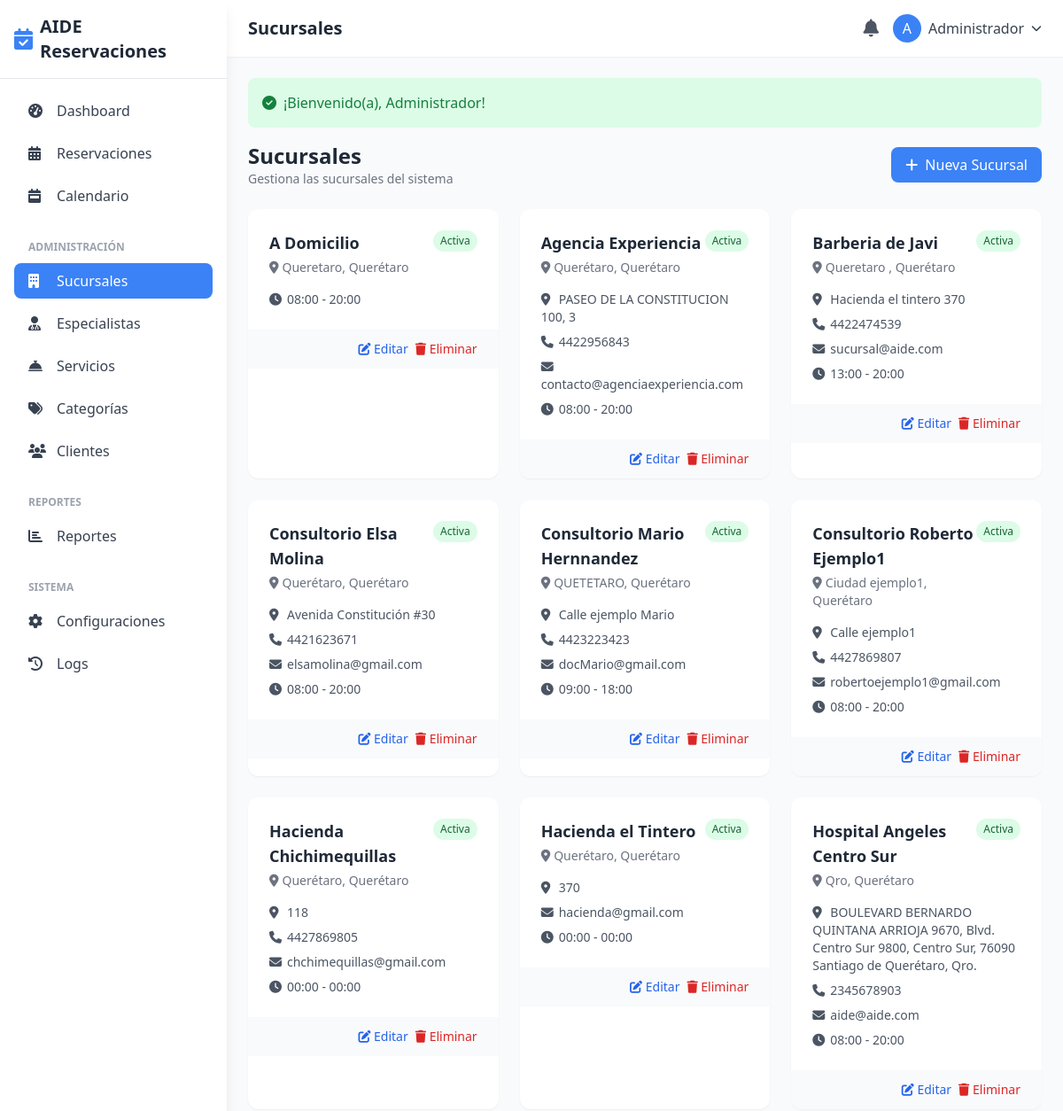
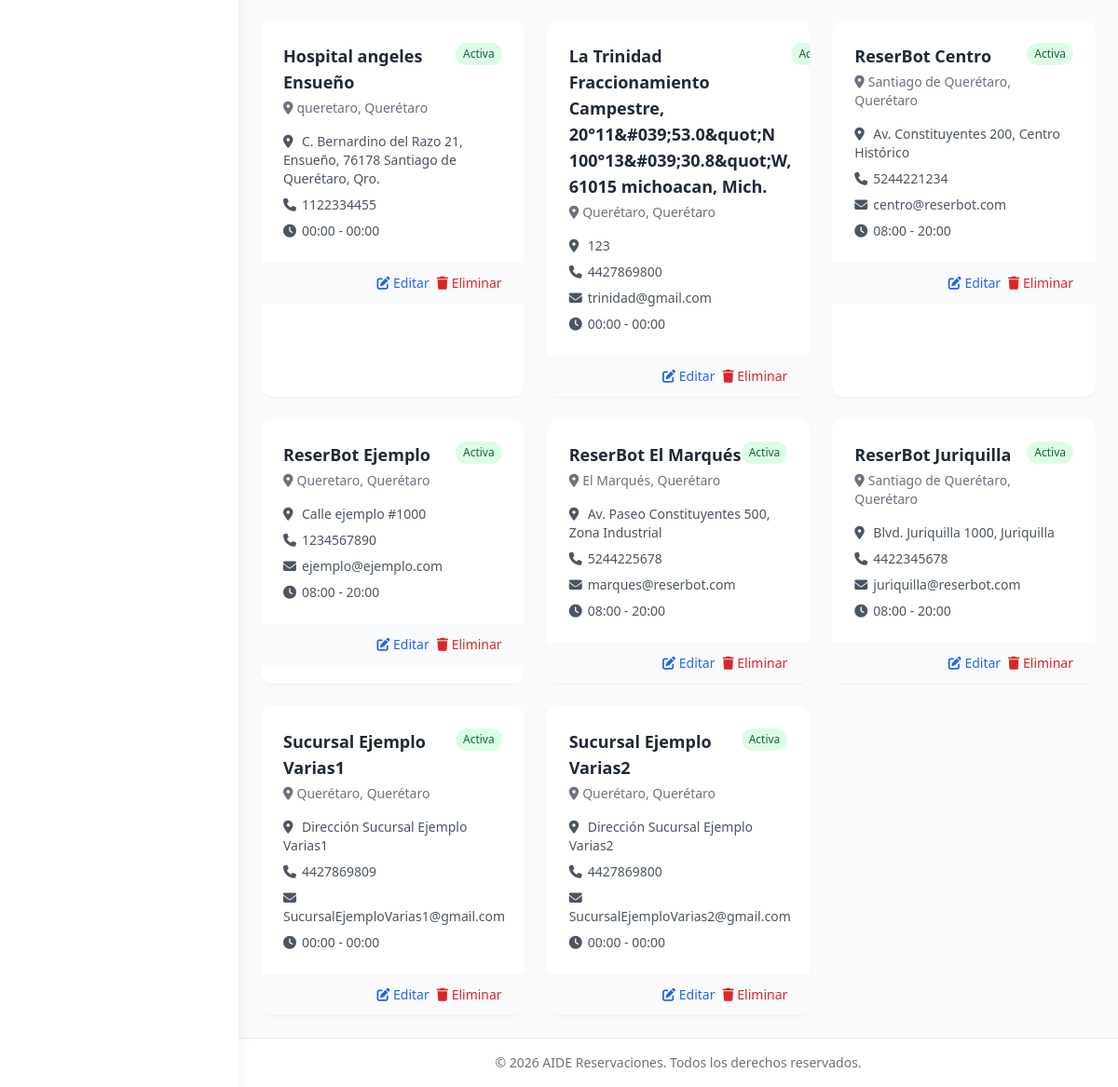
Screenshot of /sucursales (signed in) with the database file from the repository (2 pictures, top to bottom).
### tables this page shows
CREATE TABLE `configuraciones` (
  `id` int(11) NOT NULL,
  `clave` varchar(100) NOT NULL,
  `valor` text,
  `tipo` enum('text','number','boolean','json','color','image') DEFAULT 'text',
  `descripcion` varchar(255) DEFAULT NULL,
  `created_at` timestamp NOT NULL DEFAULT CURRENT_TIMESTAMP,
  `updated_at` timestamp NOT NULL DEFAULT CURRENT_TIMESTAMP ON UPDATE CURRENT_TIMESTAMP
);

CREATE TABLE `sucursales` (
  `id` int(11) NOT NULL,
  `nombre` varchar(150) NOT NULL,
  `direccion` text,
  `ciudad` varchar(100) DEFAULT NULL,
  `estado` varchar(100) DEFAULT NULL,
  `codigo_postal` varchar(10) DEFAULT NULL,
  `telefono` varchar(20) DEFAULT NULL,
  `email` varchar(150) DEFAULT NULL,
  `zona_horaria` varchar(50) DEFAULT 'America/Mexico_City',
  `horario_apertura` time DEFAULT '08:00:00',
  `horario_cierre` time DEFAULT '20:00:00',
  `dias_laborales` varchar(50) DEFAULT '1,2,3,4,5,6' COMMENT 'Días de la semana (1=Lunes, 7=Domingo)',
  `latitud` decimal(10,8) DEFAULT NULL,
  `longitud` decimal(11,8) DEFAULT NULL,
  `imagen` varchar(255) DEFAULT NULL,
  `activo` tinyint(1) DEFAULT '1',
  `created_at` timestamp NOT NULL DEFAULT CURRENT_TIMESTAMP,
  `updated_at` timestamp NOT NULL DEFAULT CURRENT_TIMESTAMP ON UPDATE CURRENT_TIMESTAMP,
  `color` varchar(7) DEFAULT '#3B82F6'
);

### app/controllers/BranchController.php (called while the page is built, shortened)
<?php
require_once __DIR__ . '/BaseController.php';
class BranchController extends BaseController {
    public function index() {
        $user = currentUser();
        if ($user['rol_id'] == ROLE_SUPERADMIN) {
            $branches = $this->db->fetchAll("SELECT * FROM sucursales ORDER BY nombre");
        } else {
            $branches = $this->db->fetchAll(
                "SELECT * FROM sucursales WHERE id = ?",
                [$user['sucursal_id']]
            );
        }
        $this->render('branches/index', [
            'title' => 'Sucursales',
            'branches' => $branches
        ]);
    }
}

### helpers/functions.php (called while the page is built, shortened)
<?php
function url($path = '') {
    return BASE_URL . '/' . ltrim($path, '/');
}
function e($text) {
    return htmlspecialchars($text ?? '', ENT_QUOTES, 'UTF-8');
}
function getFlashMessage() {
    if (isset($_SESSION['flash'])) {
        $flash = $_SESSION['flash'];
        return $flash;
    }
    return null;
}
function isLoggedIn() {
    return isset($_SESSION['user_id']);
}
function currentUser() {
    if (isLoggedIn()) {
        return $_SESSION['user'] ?? null;
    }
    return null;
}
function hasRole($roleId) {
    $user = currentUser();
    return $user && $user['rol_id'] == $roleId;
}
function hasAnyRole($roles) {
    $user = currentUser();
    return in_array($user['rol_id'], $roles);
}
function formatTime($time, $format = 'H:i') {
    return date($format, strtotime($time));
}
function getConfig($key, $default = null) {
    try {
        $db = Database::getInstance();
        $result = $db->fetch("SELECT valor FROM configuraciones WHERE clave = ?", [$key]);
        return $result ? $result['valor'] : $default;
    } catch (Exception $e) {
        return $default;
    }
}

### config/database.php (called while the page is built, shortened)
<?php
class Database {
    private static $instance = null;
    private $connection;
    private function __construct() {
        try {
            $dsn = "mysql:host=" . DB_HOST . ";dbname=" . DB_NAME . ";charset=" . DB_CHARSET;
            $options = [
                PDO::ATTR_ERRMODE => PDO::ERRMODE_EXCEPTION,
                PDO::ATTR_DEFAULT_FETCH_MODE => PDO::FETCH_ASSOC,
                PDO::ATTR_EMULATE_PREPARES => false,
            ];
            $this->connection = new PDO($dsn, DB_USER, DB_PASS, $options);
            $this->connection->exec("SET NAMES utf8mb4");
            $this->connection->exec("SET CHARACTER SET utf8mb4");
        } catch (PDOException $e) {
            die("Error de conexión a la base de datos: " . $e->getMessage());
        }
    }
    public static function getInstance() {
        if (self::$instance === null) {
            self::$instance = new self();
        }
        return self::$instance;
    }
    public function query($sql, $params = []) {
        $stmt = $this->connection->prepare($sql);
        $stmt->execute($params);
        return $stmt;
    }
    public function fetch($sql, $params = []) {
        return $this->query($sql, $params)->fetch();
    }
    public function fetchAll($sql, $params = []) {
        return $this->query($sql, $params)->fetchAll();
    }
}

### app/views/branches/index.php (the view, shortened to what this page needs)
<div class="flex justify-between items-center mb-6">
    <div>
        <h2 class="text-2xl font-bold text-gray-800">Sucursales</h2>
        <p class="text-gray-500 text-sm">Gestiona las sucursales del sistema</p>
    </div>
    <?php if (hasRole(ROLE_SUPERADMIN)): ?>
    <a href="<?= url('/sucursales/crear') ?>"
       class="bg-primary hover:bg-secondary text-white px-4 py-2 rounded-lg transition">
        <i class="fas fa-plus mr-2"></i>Nueva Sucursal
    </a>
    <?php endif; ?>
</div>
<div class="grid grid-cols-1 md:grid-cols-2 lg:grid-cols-3 gap-6">
    <?php foreach ($branches as $branch): ?>
    <div class="bg-white rounded-xl shadow-sm overflow-hidden">
        <div class="p-6">
            <div class="flex items-start justify-between">
                <div>
                    <h3 class="text-lg font-semibold text-gray-800"><?= e($branch['nombre']) ?></h3>
                    <p class="text-sm text-gray-500 mt-1">
                        <i class="fas fa-map-marker-alt mr-1"></i><?= e($branch['ciudad']) ?>, <?= e($branch['estado']) ?>
                    </p>
                </div>
                <span class="px-2 py-1 text-xs rounded-full <?= $branch['activo'] ? 'bg-green-100 text-green-800' : 'bg-red-100 text-red-800' ?>">
                    <?= $branch['activo'] ? 'Activa' : 'Inactiva' ?>
                </span>
            </div>
            <div class="mt-4 space-y-2 text-sm text-gray-600">
                <?php if ($branch['direccion']): ?>
                <p><i class="fas fa-location-dot w-5"></i><?= e($branch['direccion']) ?></p>
                <?php endif; ?>
                <?php if ($branch['telefono']): ?>
                <p><i class="fas fa-phone w-5"></i><?= e($branch['telefono']) ?></p>
                <?php endif; ?>
                <?php if ($branch['email']): ?>
                <p><i class="fas fa-envelope w-5"></i><?= e($branch['email']) ?></p>
                <?php endif; ?>
                <p><i class="fas fa-clock w-5"></i><?= formatTime($branch['horario_apertura']) ?> - <?= formatTime($branch['horario_cierre']) ?></p>
            </div>
        </div>
        <div class="bg-gray-50 px-6 py-3 flex justify-end space-x-2">
            <a href="<?= url('/sucursales/editar?id=' . $branch['id']) ?>"
               class="text-blue-600 hover:text-blue-800 text-sm">
                <i class="fas fa-edit"></i> Editar
            </a>
            <?php if (hasRole(ROLE_SUPERADMIN)): ?>
            <a href="<?= url('/sucursales/eliminar?id=' . $branch['id']) ?>"
               class="text-red-600 hover:text-red-800 text-sm"
               onclick="return confirm('¿Está seguro de desactivar esta sucursal?')">
                <i class="fas fa-trash"></i> Eliminar
            </a>
            <?php endif; ?>
        </div>
    </div>
    <?php endforeach; ?>
</div>

### app/views/layouts/main.php (shortened to what this page needs)
<!DOCTYPE html>
<html lang="es">
<head>
    <script src="https://cdn.tailwindcss.com"></script>
    <link rel="stylesheet" href="https://cdnjs.cloudflare.com/ajax/libs/font-awesome/6.4.0/css/all.min.css">
    <link href="https://cdn.jsdelivr.net/npm/fullcalendar@6.1.8/index.global.min.css" rel="stylesheet">
</head>
<body class="bg-gray-50">
    <div class="min-h-screen flex">
        <aside class="w-64 bg-white shadow-lg fixed h-screen z-30 hidden md:flex md:flex-col">
            <div class="p-4 border-b flex-shrink-0">
                <a href="<?= url('/dashboard') ?>" class="flex items-center space-x-2">
                    <?php if (getConfig('logotipo')): ?>
                        <img src="<?= asset(getConfig('logotipo')) ?>" alt="Logo" class="h-8">
                    <?php else: ?>
                        <i class="fas fa-calendar-check text-2xl text-primary"></i>
                    <?php endif; ?>
                    <span class="text-xl font-bold text-gray-800"><?= e(getConfig('nombre_sitio', 'ReserBot')) ?></span>
                </a>
            </div>
            <nav class="p-4 overflow-y-auto flex-1" style="max-height: calc(100vh - 80px);">
                <ul class="space-y-2">
                    <li>
                        <a href="<?= url('/dashboard') ?>" class="sidebar-link flex items-center space-x-3 px-4 py-2 rounded-lg text-gray-700 <?= strpos($_SERVER['REQUEST_URI'], '/dashboard') !== false ? 'active' : '' ?>">
                            <i class="fas fa-tachometer-alt w-5"></i>
                            <span>Dashboard</span>
                        </a>
                    </li>
                    <?php if (hasAnyRole([ROLE_SUPERADMIN, ROLE_BRANCH_ADMIN, ROLE_RECEPTIONIST, ROLE_SPECIALIST])): ?>
                    <li>
                        <a href="<?= url('/reservaciones') ?>" class="sidebar-link flex items-center space-x-3 px-4 py-2 rounded-lg text-gray-700 <?= strpos($_SERVER['REQUEST_URI'], '/reservaciones') !== false ? 'active' : '' ?>">
                            <i class="fas fa-calendar-alt w-5"></i>
                            <span>Reservaciones</span>
                        </a>
                    </li>
                    <li>
                        <a href="<?= url('/calendario') ?>" class="sidebar-link flex items-center space-x-3 px-4 py-2 rounded-lg text-gray-700 <?= strpos($_SERVER['REQUEST_URI'], '/calendario') !== false ? 'active' : '' ?>">
                            <i class="fas fa-calendar-week w-5"></i>
                            <span>Calendario</span>
                        </a>
                    </li>
                    <?php endif; ?>
                    <?php if (hasAnyRole([ROLE_SUPERADMIN, ROLE_BRANCH_ADMIN])): ?>
                    <li class="pt-4">
                        <span class="px-4 text-xs font-semibold text-gray-400 uppercase">Administraci&oacute;n</span>
                    </li>
                    <li>
                        <a href="<?= url('/sucursales') ?>" class="sidebar-link flex items-center space-x-3 px-4 py-2 rounded-lg text-gray-700 <?= strpos($_SERVER['REQUEST_URI'], '/sucursales') !== false ? 'active' : '' ?>">
                            <i class="fas fa-building w-5"></i>
                            <span>Sucursales</span>
                        </a>
                    </li>
                    <li>
                        <a href="<?= url('/especialistas') ?>" class="sidebar-link flex items-center space-x-3 px-4 py-2 rounded-lg text-gray-700 <?= strpos($_SERVER['REQUEST_URI'], '/especialistas') !== false ? 'active' : '' ?>">
                            <i class="fas fa-user-md w-5"></i>
                            <span>Especialistas</span>
                        </a>
                    </li>
                    <li>
                        <a href="<?= url('/servicios') ?>" class="sidebar-link flex items-center space-x-3 px-4 py-2 rounded-lg text-gray-700 <?= strpos($_SERVER['REQUEST_URI'], '/servicios') !== false ? 'active' : '' ?>">
                            <i class="fas fa-concierge-bell w-5"></i>
                            <span>Servicios</span>
                        </a>
                    </li>
                    <li>
                        <a href="<?= url('/categorias') ?>" class="sidebar-link flex items-center space-x-3 px-4 py-2 rounded-lg text-gray-700 <?= strpos($_SERVER['REQUEST_URI'], '/categorias') !== false ? 'active' : '' ?>">
                            <i class="fas fa-tags w-5"></i>
                            <span>Categor&iacute;as</span>
                        </a>
                    </li>
                    <li>
                        <a href="<?= url('/clientes') ?>" class="sidebar-link flex items-center space-x-3 px-4 py-2 rounded-lg text-gray-700 <?= strpos($_SERVER['REQUEST_URI'], '/clientes') !== false ? 'active' : '' ?>">
                            <i class="fas fa-users w-5"></i>
                            <span>Clientes</span>
                        </a>
                    </li>
                    <?php endif; ?>
                    <?php if (hasAnyRole([ROLE_SUPERADMIN, ROLE_BRANCH_ADMIN])): ?>
                    <li class="pt-4">
                        <span class="px-4 text-xs font-semibold text-gray-400 uppercase">Reportes</span>
                    </li>
                    <li>
                        <a href="<?= url('/reportes') ?>" class="sidebar-link flex items-center space-x-3 px-4 py-2 rounded-lg text-gray-700 <?= strpos($_SERVER['REQUEST_URI'], '/reportes') !== false ? 'active' : '' ?>">
                            <i class="fas fa-chart-bar w-5"></i>
                            <span>Reportes</span>
                        </a>
                    </li>
                    <?php endif; ?>
                    <?php if (hasRole(ROLE_SUPERADMIN)): ?>
                    <li class="pt-4">
                        <span class="px-4 text-xs font-semibold text-gray-400 uppercase">Sistema</span>
                    </li>
                    <li>
                        <a href="<?= url('/configuraciones') ?>" class="sidebar-link flex items-center space-x-3 px-4 py-2 rounded-lg text-gray-700 <?= strpos($_SERVER['REQUEST_URI'], '/configuraciones') !== false ? 'active' : '' ?>">
                            <i class="fas fa-cog w-5"></i>
                            <span>Configuraciones</span>
                        </a>
                    </li>
                    <li>
                        <a href="<?= url('/logs') ?>" class="sidebar-link flex items-center space-x-3 px-4 py-2 rounded-lg text-gray-700 <?= strpos($_SERVER['REQUEST_URI'], '/logs') !== false ? 'active' : '' ?>">
                            <i class="fas fa-history w-5"></i>
                            <span>Logs</span>
                        </a>
                    </li>
                    <?php endif; ?>
                </ul>
            </nav>
        </aside>
        <div class="flex-1 md:ml-64">
            <header class="bg-white shadow-sm sticky top-0 z-20">
                <div class="flex justify-between items-center px-6 py-4">
                    <div class="flex items-center">
                        <h1 class="text-xl font-semibold text-gray-800"><?= e($title ?? 'Dashboard') ?></h1>
                    </div>
                    <div class="flex items-center space-x-4">
                        <a href="<?= url('/notificaciones') ?>" class="relative text-gray-600 hover:text-primary">
                            <i class="fas fa-bell text-xl"></i>
                        </a>
                        <div class="relative" x-data="{ open: false }">
                            <button id="user-menu-btn" onclick="toggleUserMenu()" class="flex items-center space-x-2 text-gray-700 hover:text-primary">
                                <div class="w-8 h-8 bg-primary rounded-full flex items-center justify-center text-white">
                                    <?php $user = currentUser(); ?>
                                    <?= strtoupper(substr($user['nombre'] ?? 'U', 0, 1)) ?>
                                </div>
                                <span class="hidden sm:block"><?= e($user['nombre'] ?? 'Usuario') ?></span>
                                <i class="fas fa-chevron-down text-xs"></i>
                            </button>
                        </div>
                    </div>
                </div>
            </header>
            <main class="p-6">
                <?php
                $flash = getFlashMessage();
                if ($flash):
                ?>
                <div class="mb-4 p-4 rounded-lg <?= $flash['type'] == 'success' ? 'bg-green-100 text-green-700' : 'bg-red-100 text-red-700' ?>">
                    <div class="flex items-center">
                        <i class="fas <?= $flash['type'] == 'success' ? 'fa-check-circle' : 'fa-exclamation-circle' ?> mr-2"></i>
                        <?= e($flash['message']) ?>
                    </div>
                </div>
                <?php endif; ?>
                <?php include $content; ?>
            </main>
            <footer class="bg-white border-t py-4 px-6 text-center text-gray-500 text-sm">
                &copy; <?= date('Y') ?> <?= e(getConfig('nombre_sitio', 'ReserBot')) ?>. Todos los derechos reservados.
            </footer>
        </div>
    </div>
</body>
</html>

### rows the page displays
configuraciones: valor "AIDE Reservaciones"
sucursales: nombre "A Domicilio", ciudad "Queretaro", estado "Querétaro", activo "Activa", horario_apertura "08:00", horario_cierre "20:00"
sucursales: nombre "Agencia Experiencia", ciudad "Querétaro", estado "Querétaro", activo "Activa", direccion "PASEO DE LA CONSTITUCION 100, 3", telefono "4422956843", email "contacto@agenciaexperiencia.com", horario_apertura "08:00", horario_cierre "20:00"
sucursales: nombre "Barberia de Javi", ciudad "Queretaro", estado "Querétaro", activo "Activa", direccion "Hacienda el tintero 370", telefono "4422474539", email "sucursal@aide.com", horario_apertura "13:00", horario_cierre "20:00"
sucursales: nombre "Consultorio Elsa Molina", ciudad "Querétaro", estado "Querétaro", activo "Activa", direccion "Avenida Constitución #30", telefono "4421623671", email "elsamolina@gmail.com", horario_apertura "08:00", horario_cierre "20:00"
sucursales: nombre "Consultorio Mario Hernnandez", ciudad "QUETETARO", estado "Querétaro", activo "Activa", direccion "Calle ejemplo Mario", telefono "4423223423", email "docMario@gmail.com", horario_apertura "09:00", horario_cierre "18:00"
sucursales: nombre "Consultorio Roberto Ejemplo1", ciudad "Ciudad ejemplo1", estado "Querétaro", activo "Activa", direccion "Calle ejemplo1", telefono "4427869807", email "robertoejemplo1@gmail.com", horario_apertura "08:00", horario_cierre "20:00"
sucursales: nombre "Hacienda Chichimequillas", ciudad "Querétaro", estado "Querétaro", activo "Activa", direccion "118", telefono "4427869805", email "chchimequillas@gmail.com", horario_apertura "00:00", horario_cierre "00:00"
sucursales: nombre "Hacienda el Tintero", ciudad "Querétaro", estado "Querétaro", activo "Activa", direccion "370", email "hacienda@gmail.com", horario_apertura "00:00", horario_cierre "00:00"
sucursales: nombre "Hospital Angeles Centro Sur", ciudad "Qro", estado "Querétaro", activo "Activa", direccion "BOULEVARD BERNARDO QUINTANA ARRIOJA 9670, Blvd. Centro Sur 9800, Centro Sur, 76090 Santiago de Querétaro, Qro.", telefono "2345678903", email "aide@aide.com", horario_apertura "08:00", horario_cierre "20:00"
sucursales: nombre "Hospital angeles Ensueño", ciudad "queretaro", estado "Querétaro", activo "Activa", direccion "C. Bernardino del Razo 21, Ensueño, 76178 Santiago de Querétaro, Qro.", telefono "1122334455", horario_apertura "00:00", horario_cierre "00:00"
sucursales: nombre "La Trinidad Fraccionamiento Campestre, 20°11&#039;53.0&quot;N 100°13&#039;30.8&quot;W, 61015 michoacan, Mich.", ciudad "Querétaro", estado "Querétaro", activo "Activa", direccion "123", telefono "4427869800", email "trinidad@gmail.com", horario_apertura "00:00", horario_cierre "00:00"
sucursales: nombre "ReserBot Centro", ciudad "Santiago de Querétaro", estado "Querétaro", activo "Activa", direccion "Av. Constituyentes 200, Centro Histórico", telefono "5244221234", email "centro@reserbot.com", horario_apertura "08:00", horario_cierre "20:00"
sucursales: nombre "ReserBot Ejemplo", ciudad "Queretaro", estado "Querétaro", activo "Activa", direccion "Calle ejemplo #1000", telefono "1234567890", email "ejemplo@ejemplo.com", horario_apertura "08:00", horario_cierre "20:00"
sucursales: nombre "ReserBot El Marqués", ciudad "El Marqués", estado "Querétaro", activo "Activa", direccion "Av. Paseo Constituyentes 500, Zona Industrial", telefono "5244225678", email "marques@reserbot.com", horario_apertura "08:00", horario_cierre "20:00"
sucursales: nombre "ReserBot Juriquilla", ciudad "Santiago de Querétaro", estado "Querétaro", activo "Activa", direccion "Blvd. Juriquilla 1000, Juriquilla", telefono "4422345678", email "juriquilla@reserbot.com", horario_apertura "08:00", horario_cierre "20:00"
sucursales: nombre "Sucursal Ejemplo Varias1", ciudad "Querétaro", estado "Querétaro", activo "Activa", direccion "Dirección Sucursal Ejemplo Varias1", telefono "4427869809", email "SucursalEjemploVarias1@gmail.com", horario_apertura "00:00", horario_cierre "00:00"
sucursales: nombre "Sucursal Ejemplo Varias2", ciudad "Querétaro", estado "Querétaro", activo "Activa", direccion "Dirección Sucursal Ejemplo Varias2", telefono "4427869800", email "SucursalEjemploVarias2@gmail.com", horario_apertura "00:00", horario_cierre "00:00"

### other values shown
$title "Sucursales"
substr($user['nombre'] ?? 'U', 0, 1) "A"
$user['nombre'] "Administrador"
$flash['message'] "¡Bienvenido(a), Administrador!"
